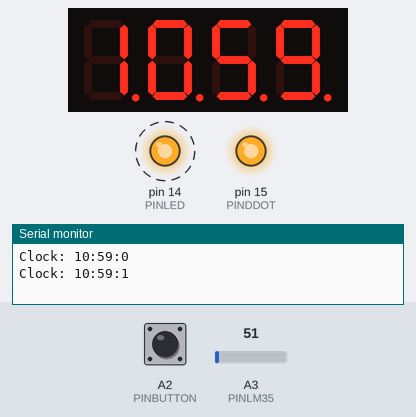
A sketch run on a simulated Arduino Uno, built with avr-gcc and run on an emulated ATmega328P. Parts: 4-digit seven-segment display, output pins drawn as LEDs (lit = HIGH), the last lines printed to the serial monitor. Wiring (inferred from the names in the program): 4-digit 7-segment display, segments lit when HIGH: segments pin 2, pin 3, pin 4, pin 5, pin 6, pin 7, pin 8, pin 13; digit selects pin 9, pin 10, pin 11, pin 12. Dashed ring = blinking. Inputs (shaded band) come from the test bench; at power-on: A2 (PINBUTTON) HIGH, A3 (PINLM35) = 51. The segment pins are drawn as the display they are named for; pins used as bus, display or sensor lines are not drawn.

Above: at 1.2 s.
1.3 s: A2 (PINBUTTON) pulled LOW for 0.15 s
At 1.86 s:
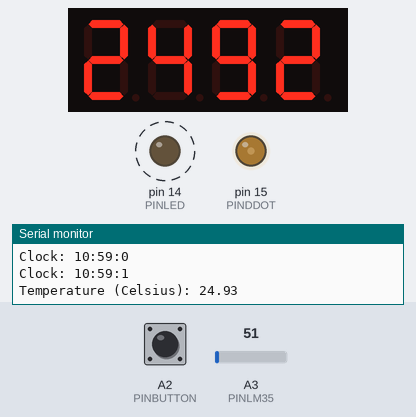
2.0 s: A2 (PINBUTTON) pulled LOW for 1 s
At 2.28 s:
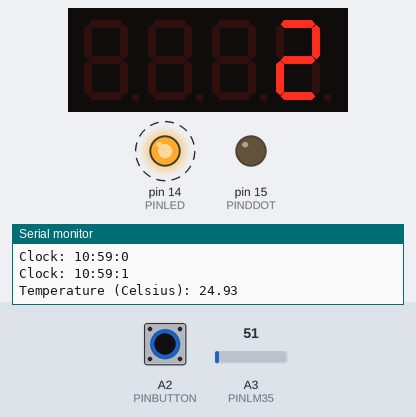
Timing chart, 0 to 9.6 s (numbered marks = the images above; inputs shaded):
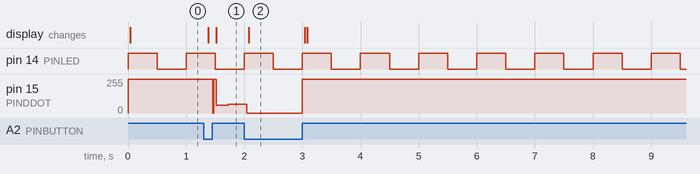

The sketch:

clockandthermo.ino
```cpp
#include <avr/io.h>
#include <avr/interrupt.h>

#define PIN1 9
#define PIN2 10
#define PIN3 11
#define PIN4 12
#define PINA 2
#define PINB 3
#define PINC 4
#define PIND 5
#define PINE 6
#define PINF 7
#define PING 8
#define PINUDOT 13 // Dot bawah
#define PINDDOT 15 // Dot atas
#define PINLED 14  // LED pada digital pin 14 atau A0
#define PINBUTTON A2
#define PINLM35 A3

volatile int secondCount = 0;
volatile int minuteCount = 59;
volatile int hourCount = 10;
volatile bool ledState = false;
volatile int halfSecondCounter = 0;
volatile bool showClock = true;  // Mulai dengan mode jam
int digits[4] = {0, 0, 0, 0};

float lastTemperature = -999.0;  // Suhu terakhir yang ditampilkan
int lastHour = -1, lastMinute = -1, lastSecond = -1;  // Waktu terakhir yang ditampilkan
bool temperatureUpdated = false; // Untuk memastikan suhu diperbarui setiap detik

ISR(TIMER1_COMPA_vect) {
  if (halfSecondCounter == 2) {
    halfSecondCounter = 0;
    secondCount++;
    temperatureUpdated = false; // Reset flag pembaruan suhu
    if (secondCount == 60) {
      secondCount = 0;
      minuteCount++;
      if (minuteCount == 60) {
        minuteCount = 0;
        hourCount++;
        if (hourCount == 24) hourCount = 0;
      }
    }
  }
  halfSecondCounter++;
  ledState = !ledState;  // Toggle LED setiap detik
  digitalWrite(PINLED, ledState);
}

void updateDigitsClock() {
  digits[0] = hourCount / 10;
  digits[1] = hourCount % 10;
  digits[2] = minuteCount / 10;
  digits[3] = minuteCount % 10;

  // Hanya cetak waktu jika ada perubahan
  if (hourCount != lastHour || minuteCount != lastMinute || secondCount != lastSecond) {
    Serial.print("Clock: ");
    Serial.print(hourCount);
    Serial.print(":");
    Serial.print(minuteCount);
    Serial.print(":");
    Serial.println(secondCount);

    lastHour = hourCount;
    lastMinute = minuteCount;
    lastSecond = secondCount;
  }
}

void updateDigitsTemp(float temp) {
  int tempInt = int(temp * 100);  // Konversi ke integer dengan 1 desimal
  digits[0] = tempInt / 1000 % 10;
  digits[1] = tempInt / 100 % 10;
  digits[2] = tempInt / 10 % 10;
  digits[3] = tempInt % 10;

  // Hanya cetak suhu jika ada perubahan signifikan dan setiap detik
  if (!temperatureUpdated && abs(temp - lastTemperature) > 0.1) {
    Serial.print("Temperature (Celsius): ");
    Serial.println(temp, 2);  // Cetak suhu dengan 2 desimal
    lastTemperature = temp;
    temperatureUpdated = true; // Tandai bahwa suhu sudah diperbarui untuk detik ini
  }
}

void displayDigit(int digit, int value, bool dotOn = false) {
  // Matikan semua digit
  digitalWrite(PIN1, HIGH);
  digitalWrite(PIN2, HIGH);
  digitalWrite(PIN3, HIGH);
  digitalWrite(PIN4, HIGH);

  // Pilih digit yang akan menyala
  switch (digit) {
    case 1: digitalWrite(PIN1, LOW); break;
    case 2: digitalWrite(PIN2, LOW); break;
    case 3: digitalWrite(PIN3, LOW); break;
    case 4: digitalWrite(PIN4, LOW); break;
  }

  // Tampilkan angka pada digit
  switch (value) {
    case 0: digitalWrite(PINA, HIGH); digitalWrite(PINB, HIGH); digitalWrite(PINC, HIGH); digitalWrite(PIND, HIGH); digitalWrite(PINE, HIGH); digitalWrite(PINF, HIGH); digitalWrite(PING, LOW); break;
    case 1: digitalWrite(PINA, LOW); digitalWrite(PINB, HIGH); digitalWrite(PINC, HIGH); digitalWrite(PIND, LOW); digitalWrite(PINE, LOW); digitalWrite(PINF, LOW); digitalWrite(PING, LOW); break;
    case 2: digitalWrite(PINA, HIGH); digitalWrite(PINB, HIGH); digitalWrite(PINC, LOW); digitalWrite(PIND, HIGH); digitalWrite(PINE, HIGH); digitalWrite(PINF, LOW); digitalWrite(PING, HIGH); break;
    case 3: digitalWrite(PINA, HIGH); digitalWrite(PINB, HIGH); digitalWrite(PINC, HIGH); digitalWrite(PIND, HIGH); digitalWrite(PINE, LOW); digitalWrite(PINF, LOW); digitalWrite(PING, HIGH); break;
    case 4: digitalWrite(PINA, LOW); digitalWrite(PINB, HIGH); digitalWrite(PINC, HIGH); digitalWrite(PIND, LOW); digitalWrite(PINE, LOW); digitalWrite(PINF, HIGH); digitalWrite(PING, HIGH); break;
    case 5: digitalWrite(PINA, HIGH); digitalWrite(PINB, LOW); digitalWrite(PINC, HIGH); digitalWrite(PIND, HIGH); digitalWrite(PINE, LOW); digitalWrite(PINF, HIGH); digitalWrite(PING, HIGH); break;
    case 6: digitalWrite(PINA, HIGH); digitalWrite(PINB, LOW); digitalWrite(PINC, HIGH); digitalWrite(PIND, HIGH); digitalWrite(PINE, HIGH); digitalWrite(PINF, HIGH); digitalWrite(PING, HIGH); break;
    case 7: digitalWrite(PINA, HIGH); digitalWrite(PINB, HIGH); digitalWrite(PINC, HIGH); digitalWrite(PIND, LOW); digitalWrite(PINE, LOW); digitalWrite(PINF, LOW); digitalWrite(PING, LOW); break;
    case 8: digitalWrite(PINA, HIGH); digitalWrite(PINB, HIGH); digitalWrite(PINC, HIGH); digitalWrite(PIND, HIGH); digitalWrite(PINE, HIGH); digitalWrite(PINF, HIGH); digitalWrite(PING, HIGH); break;
    case 9: digitalWrite(PINA, HIGH); digitalWrite(PINB, HIGH); digitalWrite(PINC, HIGH); digitalWrite(PIND, HIGH); digitalWrite(PINE, LOW); digitalWrite(PINF, HIGH); digitalWrite(PING, HIGH); break;
  }

  // Dot kontrol
  if (showClock) {
    // Dot atas dan bawah menyala pada mode jam digital
    digitalWrite(PINDDOT, HIGH);
    digitalWrite(PINUDOT, HIGH);
  } else {
    // Hanya dot atas menyala pada mode termometer
    digitalWrite(PINDDOT, dotOn ? HIGH : LOW);
    digitalWrite(PINUDOT, LOW);
  }
}

void setup() {
  Serial.begin(9600);
  pinMode(PIN1, OUTPUT); pinMode(PIN2, OUTPUT); pinMode(PIN3, OUTPUT); pinMode(PIN4, OUTPUT);
  pinMode(PINA, OUTPUT); pinMode(PINB, OUTPUT); pinMode(PINC, OUTPUT);
  pinMode(PIND, OUTPUT); pinMode(PINE, OUTPUT); pinMode(PINF, OUTPUT); pinMode(PING, OUTPUT);
  pinMode(PINUDOT, OUTPUT); pinMode(PINLED, OUTPUT); pinMode(PINDDOT, OUTPUT);
  pinMode(PINBUTTON, INPUT_PULLUP);
  pinMode(PINLM35, INPUT);

  TCCR1A = 0;
  TCCR1B = (1 << WGM12) | (1 << CS12);
  OCR1A = 31250;
  TIMSK1 = (1 << OCIE1A);

  sei();  // Aktifkan global interrupt
}

void loop() {
  if (digitalRead(PINBUTTON) == LOW) {
    delay(50);
    if (digitalRead(PINBUTTON) == LOW) {
      showClock = !showClock;
      while (digitalRead(PINBUTTON) == LOW);
    }
  }

  if (showClock) {
    updateDigitsClock();
  } else {
    int adcValue = analogRead(PINLM35);
    float temp = adcValue * 4.887585533 / 10;
    updateDigitsTemp(temp);
  }

  for (int i = 1; i <= 4; i++) {
    displayDigit(i, digits[i - 1], (!showClock && i == 2));  // Dot aktif di digit kedua (termometer)
    delay(5);
  }
}
```

Measured:
- after the input at 1.3 s, pin 15 (PINDDOT): 255/255 → 58/255 after 0.16 s, → 65/255 0.26 s later; the display: first changes after 0.08 s (image 1 shows a later state)
- after the input at 2.0 s, the display: changes after 0.08 s (image 2)
- by itself, pin 14 (PINLED): alternates HIGH for 0.50 s and LOW for 0.50 s
